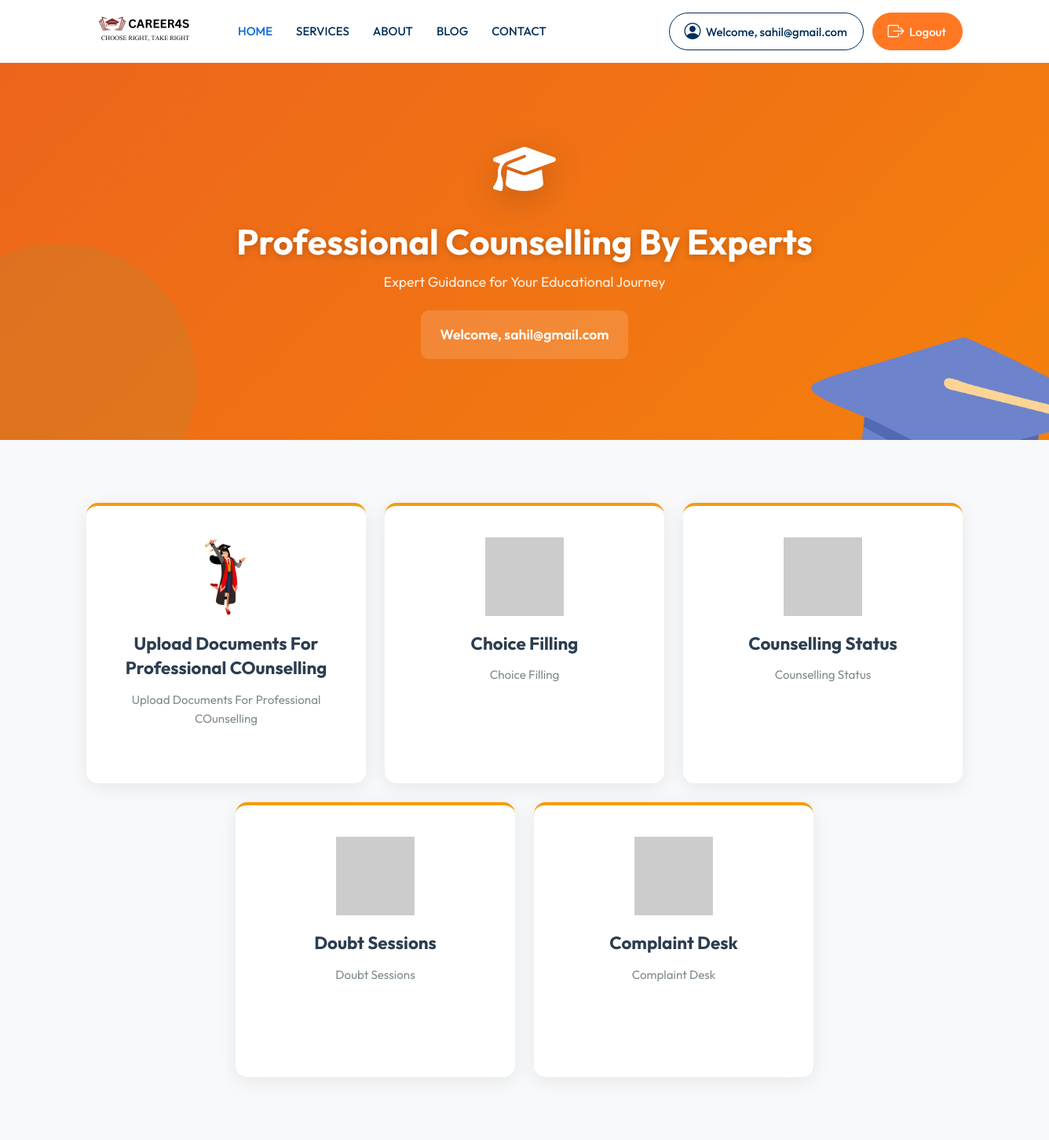
The app's page /professional-counselling-by-experts/ (signed in) with its own data.
### main_app/models.py (models this page shows, shortened)
class ProfessionalCounsellingCard(models.Model):
    BORDER_COLOR_CHOICES = [
        ('#f39c12', 'Orange'),
        ('#e74c3c', 'Red'),
        ('#2ecc71', 'Green'),
        ('#9b59b6', 'Purple'),
        ('#3498db', 'Blue'),
    ]
    title = models.CharField(max_length=200, help_text="Card title")
    description = models.TextField(max_length=300, help_text="Card description")
    card_image = models.ImageField(upload_to='counselling_cards/', blank=True, null=True)
    image_url = models.URLField(max_length=500, blank=True)
    section_id = models.CharField(max_length=50, help_text="Section ID (documents, choices, status, doubts, complaints)")
    border_color = models.CharField(max_length=7, default='#f39c12', choices=BORDER_COLOR_CHOICES)
    order = models.IntegerField(default=0)
    is_active = models.BooleanField(default=True)
    created_at = models.DateTimeField(auto_now_add=True)
    updated_at = models.DateTimeField(auto_now=True)
    created_by = models.ForeignKey(User, on_delete=models.SET_NULL, null=True, blank=True)
    class Meta:
        ordering = ['order', 'id']
        verbose_name = "Professional Counselling Card"
        verbose_name_plural = "Professional Counselling Cards"
    def get_image(self):
        if self.card_image:
            return self.card_image.url
        return self.image_url if self.image_url else 'https://via.placeholder.com/100'

### main_app/views.py (the view, shortened to what this page needs)
@never_cache
@login_required(login_url='main_app:user_login')
def student_dashboard_view(request):
    if request.user.is_staff or request.user.is_superuser:
        messages.info(request, 'Admins should use admin panel.')
        return redirect('main_app:admin_dashboard')
    status, created = CounsellingStatus.objects.get_or_create(student=request.user)
    cards = ProfessionalCounsellingCard.objects.filter(is_active=True)
    documents = StudentDocument.objects.filter(student=request.user)
    uploaded_doc_types = list(documents.values_list('document_type', flat=True))
    choices = ChoiceFilling.objects.filter(student=request.user)
    doubts = DoubtSession.objects.filter(student=request.user)
    complaints = Complaint.objects.filter(student=request.user)
    context = {
        'cards': cards,
        'documents': documents,
        'uploaded_doc_types': uploaded_doc_types,
        'choices': choices,
        'status': status,
        'doubts': doubts,
        'complaints': complaints,
    }
    return render(request, 'student_dashboard.html', context)

### templates/student_dashboard.html (shortened to what this page needs)
{% extends 'base.html' %}
{% load static %}
{% block content %}
<section class="dashboard-hero">
    <div class="container">
        <div class="row justify-content-center">
            <div class="col-lg-8 col-md-10 text-center hero-content">
                <div class="hero-icon">
                </div>
                <h1>Professional Counselling By Experts</h1>
                <p>Expert Guidance for Your Educational Journey</p>
                <div class="user-info">
                    <p>Welcome, {{ request.user.username }}</p>
                </div>
            </div>
        </div>
    </div>
</section>
<section class="dashboard-section" id="cards-section">
    <div class="container">
        <div class="row g-4 justify-content-center">
            {% for card in cards %}
            <div class="col-lg-4 col-md-6 col-sm-6">
                <div class="dashboard-card" style="border-top-color: {{ card.border_color }};" onclick="showSection('{{ card.section_id }}')">
                    <div class="card-icon">
                        <img src="{{ card.get_image }}" alt="{{ card.title }}" class="img-fluid">
                    </div>
                    <h4>{{ card.title }}</h4>
                    <p>{{ card.description }}</p>
                </div>
            </div>
            {% empty %}
            <div class="col-12 text-center">
                <p class="text-muted">No services available.</p>
            </div>
            {% endfor %}
        </div>
    </div>
</section>
{% endblock %}

### templates/base.html (shortened to what this page needs)
{% load static %}
<!DOCTYPE html>
<html lang="en">
<head>
	<link href="{% static 'css/styles.css' %}" rel="stylesheet">
	<link href="{% static 'css/colors.css' %}" rel="stylesheet">
</head>
<body class="red-skin">
	<div id="main-wrapper">
		<div class="header header-light head-shadow">
			<div class="container">
				<nav id="navigation" class="navigation navigation-landscape">
					<div class="nav-header">
						<a class="nav-brand" href="{% url 'main_app:home' %}">
							<img src="{% static 'img/Untitled-design.png' %}" class="logo" alt="" />
						</a>
					</div>
					<div class="nav-menus-wrapper">
						<ul class="nav-menu">
							<li class="active"><a href="#">HOME</a>
							</li>
							<li><a href="#">SERVICES</a>
							</li>
							<li><a href="#">ABOUT</a>
							</li>
							<li><a href="#">BLOG</a>
							</li>
							<li><a href="#">CONTACT</a>
						</ul>
						<ul class="nav-menu nav-menu-social align-to-right">
							{% if user.is_authenticated %}
								<li class="become-tutor">
									<a href="#"><i class="bi bi-person-circle"></i>Welcome, {{ user.username }}</a>
								</li>
								<li class="join-btn">
									<a href="{% url 'main_app:admin_logout' %}"><i class="bi bi-box-arrow-right"></i>Logout</a>
								</li>
							{% endif %}
						</ul>
					</div>
				</nav>
			</div>
		</div>
		{% block content %}{% endblock %}
	</div>
</body>
</html>

### records on screen
ProfessionalCounsellingCard: get_image (picture), title "Upload Documents For Professional COunselling", description "Upload Documents For Professional COunselling"
ProfessionalCounsellingCard: title "Choice Filling", description "Choice Filling"
ProfessionalCounsellingCard: title "Counselling Status", description "Counselling Status"
ProfessionalCounsellingCard: title "Doubt Sessions", description "Doubt Sessions"
ProfessionalCounsellingCard: title "Complaint Desk", description "Complaint Desk"

### other values on screen
{{ user.username }} "sahil@gmail.com"
{{ request.user.username }} "sahil@gmail.com"
